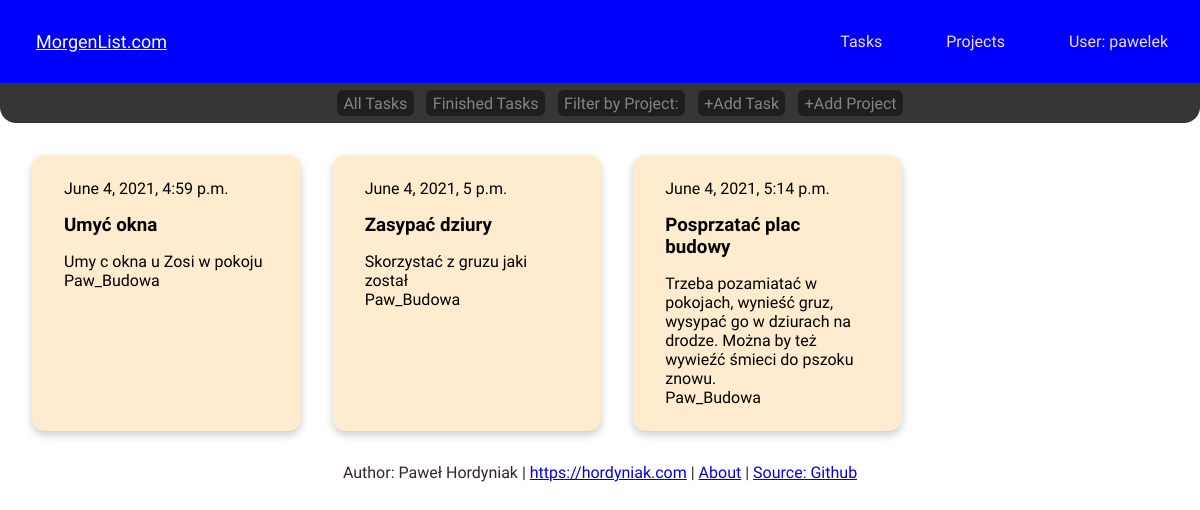
The app's page /project_detail/4 (signed in) with its own data.
### tasktrack/models.py (models this page shows, shortened)
class Task(models.Model):
    author = models.ForeignKey('auth.User', on_delete=models.CASCADE)
    project = models.ForeignKey('tasktrack.Project', related_name='Tasks', null=True, on_delete=models.CASCADE)
    title = models.CharField(max_length=200, unique=True)
    updated_on = models.DateTimeField(auto_now = True)
    description = models.TextField()
    created_on = DateTimeField(auto_now_add=True)
    status = models.IntegerField(choices=STATUS, default = 0)
    class Meta:
        ordering = ['created_on']

class Project(models.Model):
    owner = models.ForeignKey('auth.User', on_delete=models.CASCADE)
    title = models.CharField(max_length=24, unique=True)
    status = models.IntegerField(choices=STATUS, default = 0)
    def __str__(self) -> str:
        return self.title

### tasktrack/views.py (the view)
# urls.py: path('project_detail/<int:pk>', views.ProjectDetailView.as_view(), name='project_detail'),
class ProjectDetailView(LoginRequiredMixin, generic.DetailView):
    model = Project
    context_object_name = 'project'
    template_name = 'task_list.html'
    login_url = '/login/'
    def get_context_data(self, **kwargs):
        context = super().get_context_data(**kwargs)
        context['projects'] = Project.objects.filter(owner=self.request.user)
        return context

### tasktrack/templates/task_list.html (shortened to what this page needs)
{% extends "base.html" %}
{% block content %}
<nav class="sub-navbar">
    <ul class="nav-links">
        <li class="sub-nav-link"><a href="{% url 'task_list' %}">All Tasks</a></li>
        <li class="sub-nav-link"><a href="{% url 'task_done' %}">Finished Tasks</a></li>
        <li class="sub-nav-link"> <div class="dropdown">
            <a href='#' class="drop-btn">Filter by Project:</a>
          </div> </li>
          <li class="sub-nav-link"><a href="{% url 'create_task' %}">+Add Task</a></li>
          <li class="sub-nav-link"><a href="{% url 'create_project' %}">+Add Project</a></li>
    </ul>
</nav>
<div class='taskfield'>
{% if project %}
    {% for task in project.Tasks.all %}
        {% if task.status == 0 %}
        <div class="task">
            <a href="{% url 'edit_task' pk=task.pk %}">
            <div class="container">
                <p>{{ task.created_on }}</p>
                <h3 class = "title">{{ task.title }}</h3>
                <p>{{ task.description }}<br>
                {{ task.project }}<br>
            </div> </a>
        </div>
        {% endif %}
    {% empty %}
    <p>List is empty</p>
    {% endfor %}
{% endif %}
</div>
{% endblock %}

### tasktrack/templates/base.html (shortened to what this page needs)
<!DOCTYPE html>
{% load static %}
<html lang="en">
<head>
    <link rel="stylesheet" href="{% static 'css/base.css' %}">
</head>
<body>
    <nav class="MyNavbar">
        <a href="#" class="site-logo">MorgenList.com</a>
        <ul class="nav-links">
            {% if request.user.is_authenticated %}
                <li class='nav-item'><a href="{% url 'task_list' %}">Tasks</a></li>
                <li class='nav-item'><a href="#">Projects</a></li>
                <li class='nav-item'><a href="{% url 'logout' %}">User: {{ request.user }}</a></li>
            {% else %}
                <li class='nav-item'><a href="{% url 'user_login' %}">Login</a></li>
            {% endif %}
        </ul>
    </nav>
    {% block content %}{% endblock content %}
    <p class="footer">Author: Paweł Hordyniak | <a href="https://hordyniak.com">https://hordyniak.com</a> | <a href="{% url 'about' %}">About</a> | <a href="https://github.com/Pawel-9215/TaskManager">Source: Github</a></p>
</body>
</html>

### tasktrack/static/css/base.css (style rules this page uses)
body { margin: 0; font-family: 'Barlow Semi Condensed', sans-serif; color: rgb(53, 36, 36); background-color: rgb(255, 255, 255); }
.taskfield { margin: 1em; display: flex; flex-wrap: wrap; justify-content: flex-start; }
.task { box-shadow: 0 4px 8px 0 rgba(0,0,0,0.2); transition: 0.1s; min-width: 23%; max-width: 23%; border-radius: 0.8em; background-color: blanchedalmond; margin: 1em; display: inline-block; }
.task a:link { color: black; text-decoration: none; }
.container { padding: 0.5em 2em; text-decoration: none; }
.container h3 { padding: 0em; margin: 0em; }
.footer { text-align: center; }
ul { list-style-type: none; }
.nav-item a { display: inline-block; padding: 1em 2em; text-decoration: none; color: rgb(240, 221, 221); }
.sub-nav-link a { display: inline-block; padding: 0.2em 0.4em; margin: 0em 0.4em; text-decoration: none; color: rgb(138, 130, 130); background-color: #1e1e1f; border-radius: 0.4em; }
.site-logo { padding-left: 2em; padding-right: 2em; color: white; font-size: large; }
.MyNavbar { display: flex; justify-content: space-between; background-color: blue; align-items: center; transition: 50ms; }
.dropdown { position: relative; display: inline-block; }
.sub-navbar { border-bottom-left-radius: 1em; border-bottom-right-radius: 1em; display: flex; justify-content: center; background-color: rgb(54, 54, 54); align-items: center; height: 2.5em; }
.nav-links { display: flex; }

### records on screen
Task: created_on "June 4, 2021, 4:59 p.m.", title "Umyć okna", description "Umy c okna u Zosi w pokoju", project "Paw_Budowa"
Task: created_on "June 4, 2021, 5 p.m.", title "Zasypać dziury", description "Skorzystać z gruzu jaki został", project "Paw_Budowa"
Task: created_on "June 4, 2021, 5:14 p.m.", title "Posprzatać plac budowy", description "Trzeba pozamiatać w pokojach, wynieść gruz, wysypać go w dziurach na drodze. Można by też wywieźć śmieci do pszoku znowu.", project "Paw_Budowa"

### other values on screen
{{ request.user }} "pawelek"
